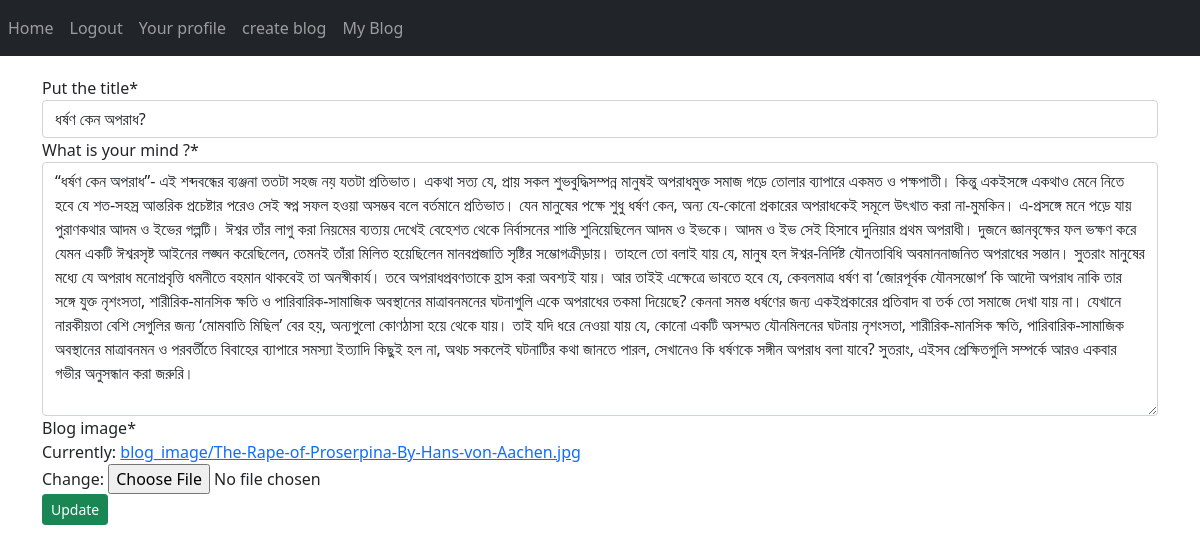
The app's page /blog/edit/2/ (signed in) with its own data.
### Blog_main/models.py (models this page shows, shortened)
class Blog(models.Model):
    author=models.ForeignKey(User,on_delete=models.CASCADE,related_name="post_author")
    blog_title=models.CharField(max_length=20,verbose_name="Put the title")
    slug=models.SlugField(max_length=30,unique=True)
    blog_content=models.TextField("what is your mind ?")
    blog_image=models.ImageField(upload_to='blog_image')
    publish_date=models.DateTimeField(auto_now_add=True)
    upadte_date=models.DateTimeField(auto_now=True)

### Blog_main/views.py (the view, shortened to what this page needs)
# urls.py: path('edit/<pk>/',views.Updateview.as_view(),name="edit_block"),
class Updateview(LoginRequiredMixin,UpdateView):
    model=Blog
    fields=('blog_title','blog_content','blog_image',)
    template_name="edit_blog.html"

### templates/edit_blog.html (shortened to what this page needs)
{% extends 'base.html' %}
{% load crispy_forms_tags %}
{% block body %}
{% if blog.author == user %}
<form method="POST" enctype="multipart/form-data">
{{form|crispy}}
<button type="submit" class="btn btn-success btn-sm">Update</button>
{% else %}
<p> you are not to view page .404</p>
</form>
{% endif %}
{% endblock body %}

### records on screen
Blog: blog_title "ধর্ষণ কেন অপরাধ?", blog_content "“ধর্ষণ কেন অপরাধ”- এই শব্দবন্ধের ব্যঞ্জনা ততটা সহজ নয় যতটা প্রতিভাত। একথা সত্য যে, প্রায় সকল শুভবুদ্ধিসম্পন্ন মানুষই অপরাধমুক্ত সমাজ গড়ে তোলার ব্যাপারে একমত ও পক্ষপাতী। কিন্তু একইসঙ্গে একথাও মেনে নিতে হবে যে শত-সহস্র আন্তরিক প্রচেষ্টার পরেও সেই স্বপ্ন সফল হওয়া অসম্ভব বলে বর্তমানে প্রতিভাত। যেন মানুষের পক্ষে শুধু ধর্ষণ কেন, অন্য যে-কোনো প্রকারের অপরাধকেই সমূলে উৎখাত করা না-মুমকিন। এ-প্রসঙ্গে মনে পড়ে যায় পুরাণকথার আদম ও ইভের গল্পটি। ঈশ্বর তাঁর লাগু করা নিয়মের ব্যত্যয় দেখেই বেহেশত থেকে নির্বাসনের শাস্তি শুনিয়েছিলেন আদম ও ইভকে। আদম ও ইভ সেই হিসাবে দুনিয়ার প্রথম অপরাধী। দুজনে জ্ঞানবৃক্ষের ফল ভক্ষণ করে যেমন একটি ঈশ্বরসৃষ্ট আইনের লঙ্ঘন করেছিলেন, তেমনই তাঁরা মিলিত হয়েছিলেন মানবপ্রজাতি সৃষ্টির…"
